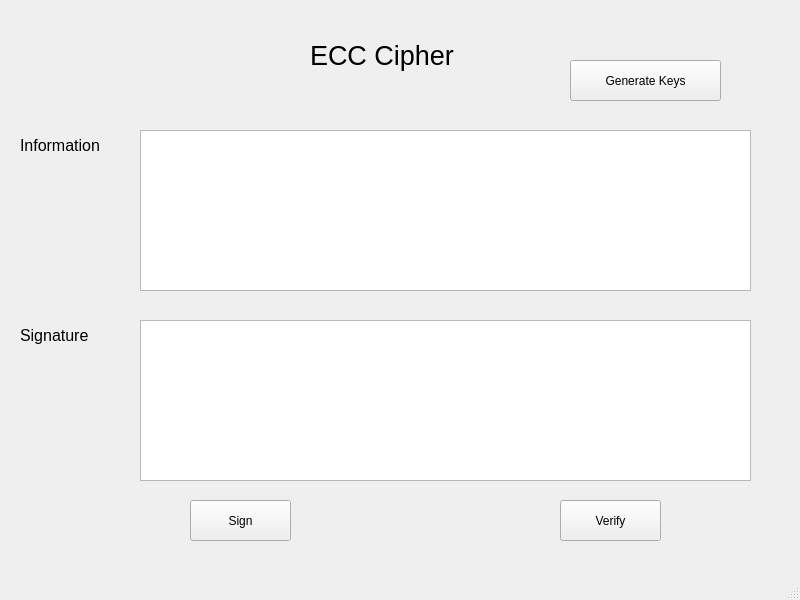
<?xml version="1.0" encoding="UTF-8"?>
<ui version="4.0">
 <class>MainWindow</class>
 <widget class="QMainWindow" name="MainWindow">
  <property name="geometry">
   <rect>
    <x>0</x>
    <y>0</y>
    <width>800</width>
    <height>600</height>
   </rect>
  </property>
  <property name="windowTitle">
   <string>MainWindow</string>
  </property>
  <widget class="QWidget" name="centralwidget">
   <widget class="QLabel" name="label_3">
    <property name="geometry">
     <rect>
      <x>20</x>
      <y>320</y>
      <width>141</width>
      <height>31</height>
     </rect>
    </property>
    <property name="font">
     <font>
      <pointsize>12</pointsize>
     </font>
    </property>
    <property name="text">
     <string>Signature</string>
    </property>
   </widget>
   <widget class="QPushButton" name="btn_verify">
    <property name="geometry">
     <rect>
      <x>560</x>
      <y>500</y>
      <width>101</width>
      <height>41</height>
     </rect>
    </property>
    <property name="text">
     <string>Verify</string>
    </property>
   </widget>
   <widget class="QLabel" name="label_2">
    <property name="geometry">
     <rect>
      <x>20</x>
      <y>130</y>
      <width>141</width>
      <height>31</height>
     </rect>
    </property>
    <property name="font">
     <font>
      <pointsize>12</pointsize>
     </font>
    </property>
    <property name="text">
     <string>Information</string>
    </property>
   </widget>
   <widget class="QTextEdit" name="txt_sign">
    <property name="geometry">
     <rect>
      <x>140</x>
      <y>320</y>
      <width>611</width>
      <height>161</height>
     </rect>
    </property>
   </widget>
   <widget class="QPushButton" name="btn_sign">
    <property name="geometry">
     <rect>
      <x>190</x>
      <y>500</y>
      <width>101</width>
      <height>41</height>
     </rect>
    </property>
    <property name="text">
     <string>Sign</string>
    </property>
   </widget>
   <widget class="QLabel" name="label">
    <property name="geometry">
     <rect>
      <x>310</x>
      <y>20</y>
      <width>351</width>
      <height>71</height>
     </rect>
    </property>
    <property name="font">
     <font>
      <pointsize>20</pointsize>
     </font>
    </property>
    <property name="text">
     <string>ECC Cipher</string>
    </property>
   </widget>
   <widget class="QTextEdit" name="txt_info">
    <property name="geometry">
     <rect>
      <x>140</x>
      <y>130</y>
      <width>611</width>
      <height>161</height>
     </rect>
    </property>
   </widget>
   <widget class="QPushButton" name="btn_gen_keys">
    <property name="geometry">
     <rect>
      <x>570</x>
      <y>60</y>
      <width>151</width>
      <height>41</height>
     </rect>
    </property>
    <property name="text">
     <string>Generate Keys</string>
    </property>
   </widget>
  </widget>
  <widget class="QMenuBar" name="menubar">
   <property name="geometry">
    <rect>
     <x>0</x>
     <y>0</y>
     <width>800</width>
     <height>26</height>
    </rect>
   </property>
  </widget>
  <widget class="QStatusBar" name="statusbar"/>
 </widget>
 <resources/>
 <connections/>
</ui>
